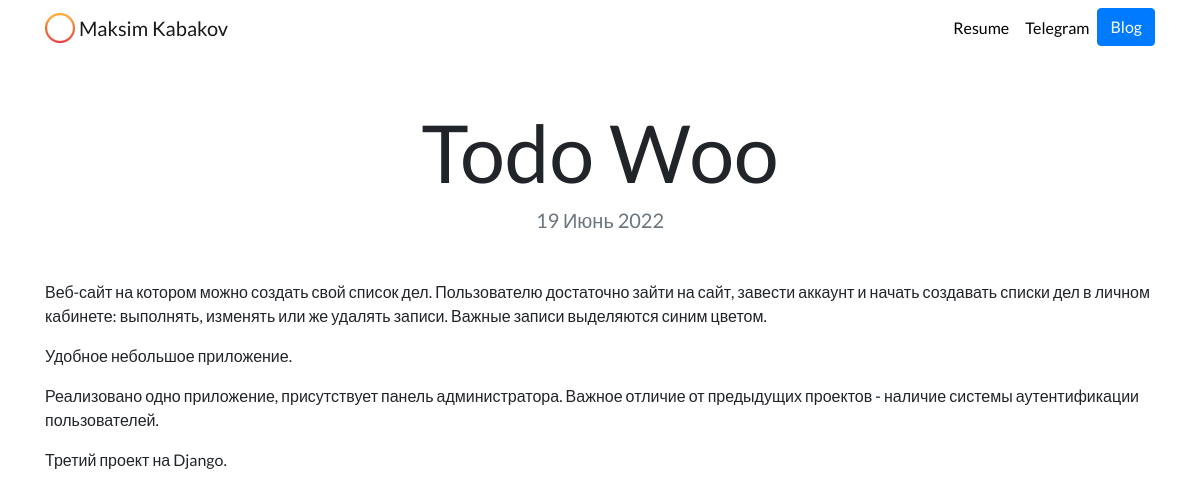
The page /blog/7/ on the database as committed earlier.
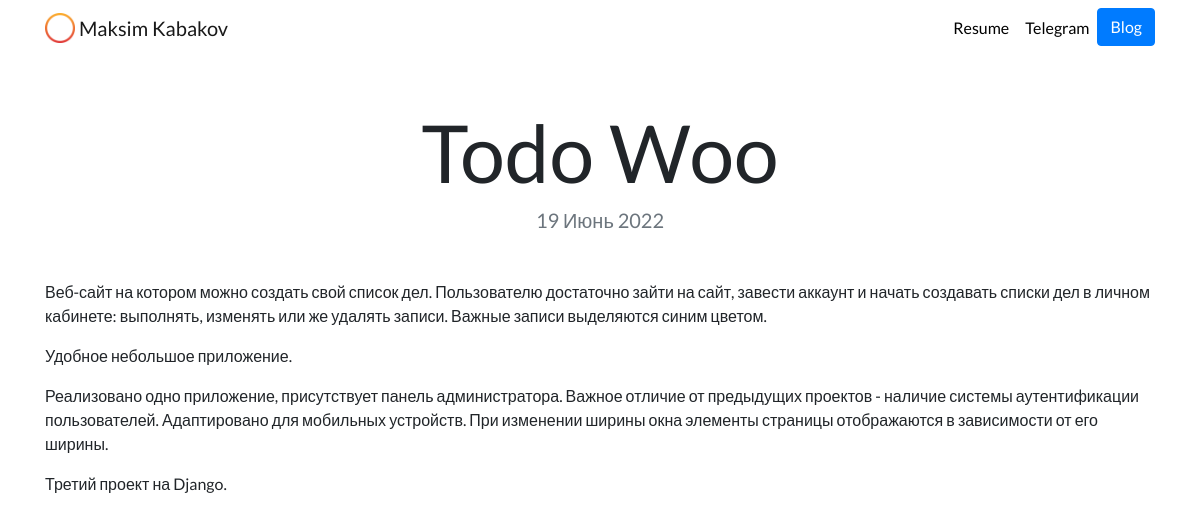
The same page on the database as committed later.
### blog/models.py (models this page shows, shortened)
class Blog(models.Model):
    title = models.CharField(max_length=200)
    description = models.TextField()
    date = models.DateField()

### blog/views.py (the view)
# urls.py: path('<int:blog_id>/', views.detail, name='detail'),
def detail(request, blog_id):
    blog = get_object_or_404(Blog, pk=blog_id)
    return render(request, 'blog/detail.html', {'one_str': blog})

### blog/templates/blog/detail.html
{% extends "portfolio/base.html" %}
{% load static %}
{% block content %}
<h1 class="text-center mt-5" id="blogdetailtitle">{{ one_str.title }}</h1>
<h5 class="text-center text-muted mb-5">{{ one_str.date|date:'j F Y' }}</h5>
{{ one_str.description|safe }}
{% endblock %}

Rows that differ between the two databases and show on the page:
changed Blog "Todo Woo": description "…наличие системы аутентификации пользователей. Третий проект на Django." → "…наличие системы аутентификации пользователей. Адаптировано для мобильных устройств. При изменении ширины окна элементы страницы отображаются в зависимости от его ширины. Третий проект на Django."
